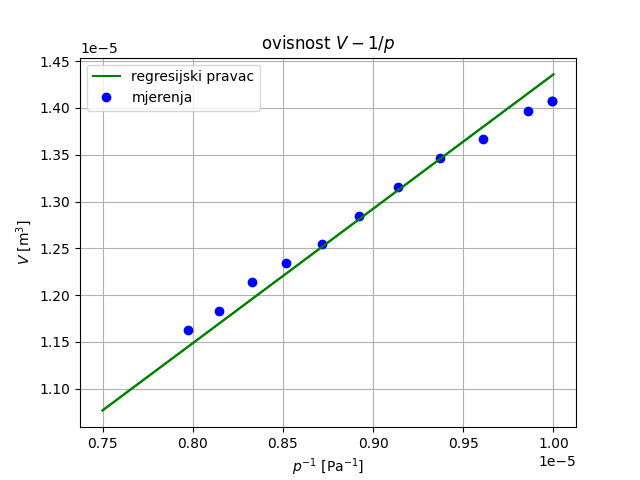

Recreate this plot in Python.
from turtle import color
import matplotlib.pyplot as plt
import numpy as np
import math

# Data for plotting
x = np.arange(0.0000075, 0.00001, 0.000000001)
y = 1.435857689*x + 0

x1, y1 = (9.993E-06, 1.4075E-05)
x2, y2 = (9.86164E-06, 1.39729E-05)
x3, y3 = (9.60901E-06, 1.36667E-05)
x4, y4 = (9.369E-06, 1.34626E-05)
x5, y5 = (9.14068E-06, 1.31564E-05)
x6, y6 = (8.92323E-06, 1.28502E-05)
x7, y7 = (8.71589E-06, 1.25439E-05)
x8, y8 = (8.51796E-06, 1.23398E-05)
x9, y9 = (8.32882E-06, 1.21357E-05)
x10, y10 = (8.1479E-06, 1.18295E-05)
x11, y11 = (7.97467E-06, 1.16253E-05)


fig, ax = plt.subplots()
ax.plot(x, y, color='g')
plt.plot(x1, y1, 'bo')
plt.plot(x2, y2, 'bo')
plt.plot(x3, y3, 'bo')
plt.plot(x4, y4, 'bo')
plt.plot(x5, y5, 'bo')
plt.plot(x6, y6, 'bo')
plt.plot(x7, y7, 'bo')
plt.plot(x8, y8, 'bo')
plt.plot(x9, y9, 'bo')
plt.plot(x10, y10, 'bo')
plt.plot(x11, y11, 'bo')


ax.set(xlabel='$p^{-1}$ [Pa$^{-1}$]', ylabel='$V$ [m$^3$]')
ax.grid()

ax = plt.gca()
# ax.set_xlim([0.5, 1.1])
# ax.set_ylim([1, 2.4])

plt.plot(x, y, "-g", label="regresijski pravac")
plt.plot(x1, y1, "bo", label="mjerenja")
plt.legend(loc="upper left")
plt.title('ovisnost $V-1/p$')

fig.savefig("vj1_Vp.png")

plt.show()